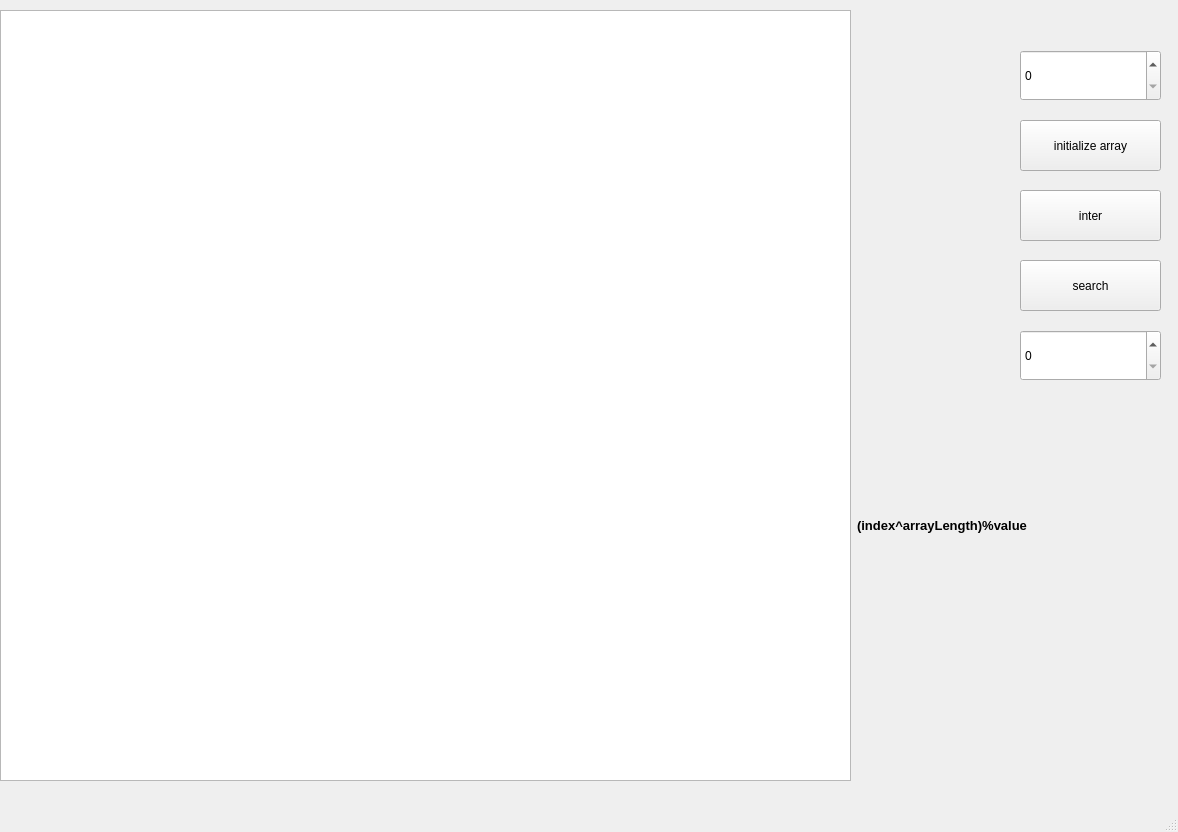
<?xml version="1.0" encoding="UTF-8"?>
<ui version="4.0">
 <class>MainWindow</class>
 <widget class="QMainWindow" name="MainWindow">
  <property name="geometry">
   <rect>
    <x>0</x>
    <y>0</y>
    <width>1178</width>
    <height>832</height>
   </rect>
  </property>
  <property name="windowTitle">
   <string>MainWindow</string>
  </property>
  <widget class="QWidget" name="centralwidget">
   <widget class="QGraphicsView" name="graphicsView">
    <property name="geometry">
     <rect>
      <x>0</x>
      <y>10</y>
      <width>851</width>
      <height>771</height>
     </rect>
    </property>
   </widget>
   <widget class="QPushButton" name="pushButton">
    <property name="geometry">
     <rect>
      <x>1020</x>
      <y>120</y>
      <width>141</width>
      <height>51</height>
     </rect>
    </property>
    <property name="text">
     <string>initialize array</string>
    </property>
   </widget>
   <widget class="QSpinBox" name="spinBox">
    <property name="geometry">
     <rect>
      <x>1020</x>
      <y>50</y>
      <width>141</width>
      <height>51</height>
     </rect>
    </property>
    <property name="maximum">
     <number>300</number>
    </property>
   </widget>
   <widget class="QPushButton" name="sortButton">
    <property name="geometry">
     <rect>
      <x>1020</x>
      <y>190</y>
      <width>141</width>
      <height>51</height>
     </rect>
    </property>
    <property name="text">
     <string>inter</string>
    </property>
   </widget>
   <widget class="QLabel" name="searchLabel">
    <property name="geometry">
     <rect>
      <x>890</x>
      <y>570</y>
      <width>101</width>
      <height>71</height>
     </rect>
    </property>
    <property name="text">
     <string/>
    </property>
   </widget>
   <widget class="QPushButton" name="search">
    <property name="geometry">
     <rect>
      <x>1020</x>
      <y>260</y>
      <width>141</width>
      <height>51</height>
     </rect>
    </property>
    <property name="text">
     <string>search</string>
    </property>
   </widget>
   <widget class="QSpinBox" name="searchSpinBox">
    <property name="geometry">
     <rect>
      <x>1020</x>
      <y>330</y>
      <width>141</width>
      <height>51</height>
     </rect>
    </property>
    <property name="maximum">
     <number>300</number>
    </property>
   </widget>
   <widget class="QLabel" name="label">
    <property name="geometry">
     <rect>
      <x>857</x>
      <y>500</y>
      <width>201</width>
      <height>51</height>
     </rect>
    </property>
    <property name="font">
     <font>
      <pointsize>10</pointsize>
      <weight>75</weight>
      <bold>true</bold>
     </font>
    </property>
    <property name="text">
     <string>(index^arrayLength)%value</string>
    </property>
   </widget>
   <widget class="QLabel" name="resultLabel">
    <property name="geometry">
     <rect>
      <x>1050</x>
      <y>500</y>
      <width>121</width>
      <height>51</height>
     </rect>
    </property>
    <property name="text">
     <string/>
    </property>
   </widget>
  </widget>
  <widget class="QMenuBar" name="menubar">
   <property name="geometry">
    <rect>
     <x>0</x>
     <y>0</y>
     <width>1178</width>
     <height>30</height>
    </rect>
   </property>
  </widget>
  <widget class="QStatusBar" name="statusbar"/>
 </widget>
 <resources/>
 <connections/>
</ui>
